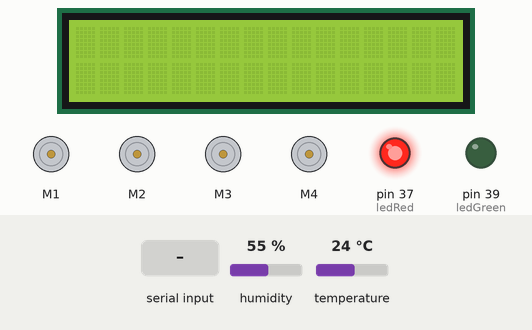
Recording of a sketch running on a simulated Arduino Mega 2560, built with avr-gcc and run on an emulated ATmega2560. On the bench: 16×2 character LCD, 4 × DC motor (green arrow = forward, orange = backward, longer = faster), output pins drawn as LEDs (lit = HIGH). The test bench sets the inputs (shaded band); at power-on: humidity 55 %, temperature 24 °C.

Above: at 1.2 s.
1.3 s: "1\n" received over the second serial link
At 2.0 s:
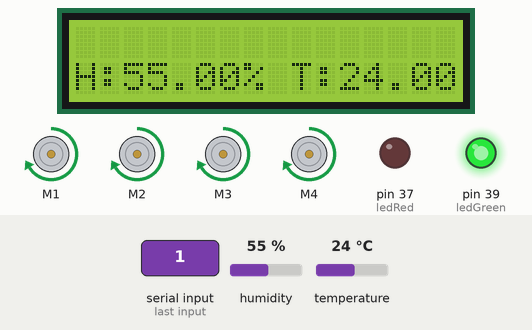
2.8 s: "2\n" received over the second serial link
At 3.5 s:
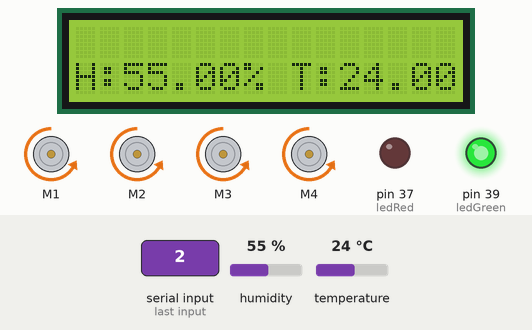
4.3 s: "3\n" received over the second serial link
At 4.9 s:
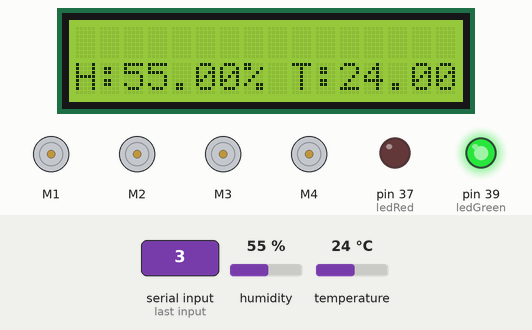
5.8 s: "4\n" received over the second serial link
At 6.4 s:
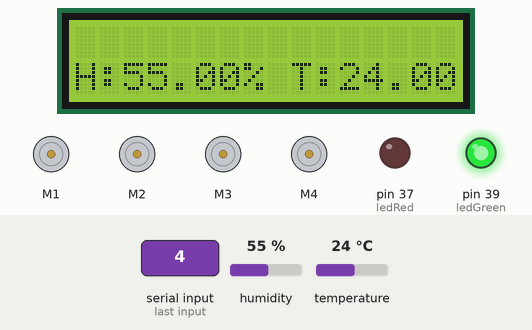
7.3 s: "5\n" received over the second serial link
At 7.8 s:
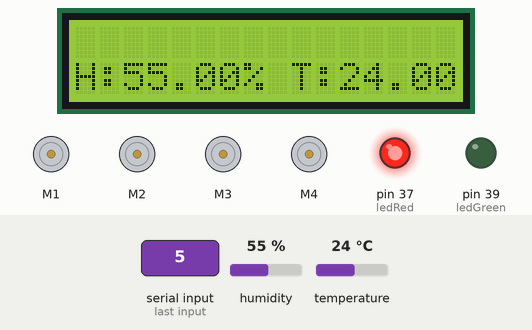
Timing chart, 0 to 9.8 s (numbered marks = the images above; inputs shaded):
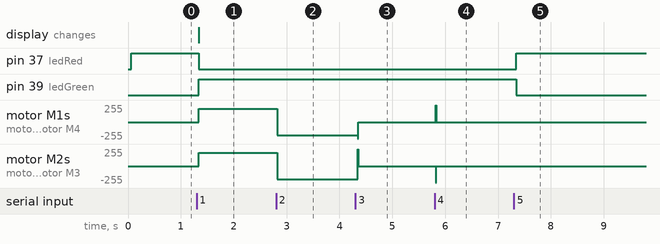

The sketch:

Recio_Mark_midtermProj.ino
```cpp
// Simple Bluetooth Controlled Car using App Inventor
// by Mark Raphael Recio


#include <AFMotor.h>                                      // The Adafruit Motor Shield Library ver. 1
#include <Wire.h>
#include <LiquidCrystal_I2C.h>;
#include "DHT.h"
#define DHTPIN 14
#define DHTTYPE DHT11
DHT dht(DHTPIN, DHTTYPE);
LiquidCrystal_I2C lcd(0x27, 2, 1, 0, 4, 5, 6, 7, 3, POSITIVE);

//****************************************************************************************************
// Setup Drive Motors using the Adafruit Motor Controller version 1.0 Library

AF_DCMotor motor1(1, MOTOR12_64KHZ);                      // create motor #1, 64KHz pwm
AF_DCMotor motor2(2, MOTOR12_64KHZ);                      // create motor #2, 64KHz pwm
AF_DCMotor motor3(3, MOTOR12_64KHZ);                      // create motor #3, 64KHz pwm
AF_DCMotor motor4(4, MOTOR12_64KHZ);                      // create motor #4, 64KHz pwm

int mtr_Spd = 200;                                        // set the speed of the motors
int ledRed=37;
int ledGreen=39;

//*****************************************************************************************************
// Bluetooth Variables & Setup

String str;                                               // raw string received from android to arduino
int blueToothVal;                                         // stores the last value sent over via bluetooth
String blueToothLCD;
//*****************************************************************************************************

void setup()
{
  Serial.begin(9600);                                  // Serial 0 is for communication with the serial monitor
  Serial1.begin(9600);                                   // Serial 1 is for Bluetooth communication - DO NOT MODIFY
  lcd.begin(16,2);
  dht.begin();
  pinMode(ledRed, OUTPUT);
  pinMode(ledGreen, OUTPUT);
  digitalWrite(ledGreen,LOW);
  digitalWrite(ledRed,HIGH);
}

//*****************************************************************************************************
// Main Loop

void loop()
{
  bluetooth();                                          // Run the Bluetooth procedure to see if there is any data being sent via BT
}


//*****************************************************************************************************
// This procedure reads the serial port - Serial1 - for bluetooth commands being sent from the Android device

void bluetooth()
{
 while (Serial1.available())                             // Read bluetooth commands over Serial1 // Warning: If an error with Serial1 occurs, make sure Arduino Mega 2560 is Selected
 {
  {
      str = Serial1.readStringUntil('\n');               // str is the temporary variable for storing the last sring sent over bluetooth from Android device
      //Serial.print(str);
  }

    blueToothVal = (str.toInt());                        //  convert the string 'str' into an integer and assign it to blueToothVal
    blueToothLCD=str;

    float h = dht.readHumidity();
    // Read temperature as Celsius (the default)
    float t = dht.readTemperature();
    String combineTempHumid="H:"+String(h)+"% "+"T:"+String(t)+"C";
    lcd.setCursor(0,1);
    lcd.print(combineTempHumid);
// Bluetooth Section
// *********************************************************************************************************

 switch (blueToothVal)
   {
        case 1:
          digitalWrite(ledGreen,HIGH);
          digitalWrite(ledRed,LOW);
          Forward();
          break;

        case 2:
          digitalWrite(ledGreen,HIGH);
          digitalWrite(ledRed,LOW);
          Reverse();
          break;

        case 3:
          digitalWrite(ledGreen,HIGH);
          digitalWrite(ledRed,LOW);
          LeftTurn();
          Stop();
          break;

        case 4:
          digitalWrite(ledGreen,HIGH);
          digitalWrite(ledRed,LOW);
          RightTurn();
          Stop();
          break;
        case 5:
          digitalWrite(ledGreen,LOW);
          digitalWrite(ledRed,HIGH);
          Stop();
          break;
        case 6:
          Serial1.print(combineTempHumid);
          break;
        default:
          lcd.clear();
          lcd.setCursor(0,0);
          lcd.print(blueToothLCD);
          lcd.setCursor(0,1);
           lcd.print(combineTempHumid);
          break;
   }                                                              // end of switch case

 }                                                              // end of while loop Serial1 read


}


// Motor Control Section
// **********************************************************************************************************************************************************************

void Forward()
{
  motor1.setSpeed(mtr_Spd);
  motor2.setSpeed(mtr_Spd);
  motor3.setSpeed(mtr_Spd);
  motor4.setSpeed(mtr_Spd);

  motor1.run(FORWARD);
  motor2.run(FORWARD);
  motor3.run(FORWARD);
  motor4.run(FORWARD);
}

// **********************************************************************************************************************************************************************


void Reverse()
{
  motor1.setSpeed(mtr_Spd);
  motor2.setSpeed(mtr_Spd);
  motor3.setSpeed(mtr_Spd);
  motor4.setSpeed(mtr_Spd);

  motor1.run(BACKWARD);
  motor2.run(BACKWARD);
  motor3.run(BACKWARD);
  motor4.run(BACKWARD);
}

// **********************************************************************************************************************************************************************

void LeftTurn()
{
  motor1.setSpeed(250);
  motor2.setSpeed(250);
  motor3.setSpeed(250);
  motor4.setSpeed(250);

  motor1.run(BACKWARD);
  motor2.run(FORWARD);
  motor3.run(FORWARD);
  motor4.run(BACKWARD);
  delay(15);

}

// **********************************************************************************************************************************************************************

void RightTurn()
{
  motor1.setSpeed(250);
  motor2.setSpeed(250);
  motor3.setSpeed(250);
  motor4.setSpeed(250);

  motor1.run(FORWARD);
  motor2.run(BACKWARD);
  motor3.run(BACKWARD);
  motor4.run(FORWARD);
  delay(15);
}

// **********************************************************************************************************************************************************************

void Stop()
{
  motor1.run(RELEASE);
  motor2.run(RELEASE);
  motor3.run(RELEASE);
  motor4.run(RELEASE);
}
```

Measured:
- after the input at 1.3 s, pin 37 (ledRed): HIGH → LOW at once; pin 39 (ledGreen): LOW → HIGH at once; motor M1–4: stopped → forward 200/255 at once; the display: changes at once (image 1)
- after the input at 2.8 s, motor M1–4: forward 200/255 → backward 200/255 at once
- after the input at 4.3 s, motor M1–4: backward 200/255 → stopped at once
- after the input at 5.8 s, motor M1, motor M4: stopped → forward 250/255 at once, → stopped 0.02 s later; motor M2, motor M3: stopped → backward 250/255 at once, → stopped 0.02 s later
- after the input at 7.3 s, pin 37 (ledRed): LOW → HIGH at once; pin 39 (ledGreen): HIGH → LOW at once
